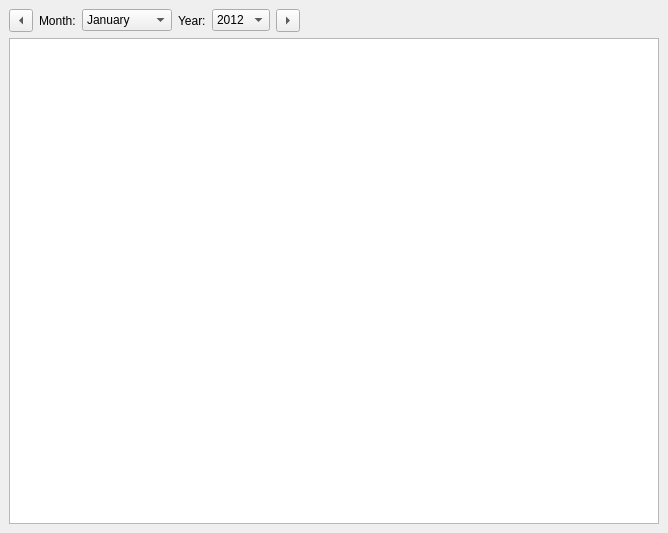
<?xml version="1.0" encoding="UTF-8"?>
<ui version="4.0">
 <class>PaymentsCalendar</class>
 <widget class="QMainWindow" name="PaymentsCalendar">
  <property name="geometry">
   <rect>
    <x>0</x>
    <y>0</y>
    <width>668</width>
    <height>533</height>
   </rect>
  </property>
  <property name="windowTitle">
   <string>Calendar</string>
  </property>
  <property name="windowIcon">
   <iconset resource="../../home/src/res.qrc">
    <normaloff>:/images/order.JPG</normaloff>:/images/order.JPG</iconset>
  </property>
  <widget class="QWidget" name="centralwidget">
   <layout class="QVBoxLayout" name="verticalLayout">
    <item>
     <layout class="QHBoxLayout" name="horizontalLayout">
      <item>
       <widget class="QToolButton" name="cmdPreviousMonth">
        <property name="text">
         <string>...</string>
        </property>
        <property name="arrowType">
         <enum>Qt::LeftArrow</enum>
        </property>
       </widget>
      </item>
      <item>
       <widget class="QLabel" name="label">
        <property name="text">
         <string>Month:</string>
        </property>
       </widget>
      </item>
      <item>
       <widget class="QComboBox" name="cboMonth">
        <item>
         <property name="text">
          <string>January</string>
         </property>
        </item>
        <item>
         <property name="text">
          <string>February</string>
         </property>
        </item>
        <item>
         <property name="text">
          <string>March</string>
         </property>
        </item>
        <item>
         <property name="text">
          <string>April</string>
         </property>
        </item>
        <item>
         <property name="text">
          <string>May</string>
         </property>
        </item>
        <item>
         <property name="text">
          <string>June</string>
         </property>
        </item>
        <item>
         <property name="text">
          <string>July</string>
         </property>
        </item>
        <item>
         <property name="text">
          <string>August</string>
         </property>
        </item>
        <item>
         <property name="text">
          <string>September</string>
         </property>
        </item>
        <item>
         <property name="text">
          <string>October</string>
         </property>
        </item>
        <item>
         <property name="text">
          <string>November</string>
         </property>
        </item>
        <item>
         <property name="text">
          <string>December</string>
         </property>
        </item>
       </widget>
      </item>
      <item>
       <widget class="QLabel" name="label_2">
        <property name="text">
         <string>Year:</string>
        </property>
       </widget>
      </item>
      <item>
       <widget class="QComboBox" name="cboYear">
        <item>
         <property name="text">
          <string>2012</string>
         </property>
        </item>
        <item>
         <property name="text">
          <string>2013</string>
         </property>
        </item>
        <item>
         <property name="text">
          <string>2014</string>
         </property>
        </item>
        <item>
         <property name="text">
          <string>2015</string>
         </property>
        </item>
        <item>
         <property name="text">
          <string>2016</string>
         </property>
        </item>
        <item>
         <property name="text">
          <string>2017</string>
         </property>
        </item>
        <item>
         <property name="text">
          <string>2018</string>
         </property>
        </item>
        <item>
         <property name="text">
          <string>2019</string>
         </property>
        </item>
        <item>
         <property name="text">
          <string>2020</string>
         </property>
        </item>
        <item>
         <property name="text">
          <string>2021</string>
         </property>
        </item>
        <item>
         <property name="text">
          <string>2022</string>
         </property>
        </item>
        <item>
         <property name="text">
          <string>2023</string>
         </property>
        </item>
        <item>
         <property name="text">
          <string>2024</string>
         </property>
        </item>
        <item>
         <property name="text">
          <string>2025</string>
         </property>
        </item>
       </widget>
      </item>
      <item>
       <widget class="QToolButton" name="cmdNextMonth">
        <property name="text">
         <string>...</string>
        </property>
        <property name="arrowType">
         <enum>Qt::RightArrow</enum>
        </property>
       </widget>
      </item>
      <item>
       <spacer name="horizontalSpacer">
        <property name="orientation">
         <enum>Qt::Horizontal</enum>
        </property>
        <property name="sizeHint" stdset="0">
         <size>
          <width>40</width>
          <height>20</height>
         </size>
        </property>
       </spacer>
      </item>
     </layout>
    </item>
    <item>
     <widget class="QTextEdit" name="txtCalendar">
      <property name="readOnly">
       <bool>true</bool>
      </property>
     </widget>
    </item>
   </layout>
  </widget>
 </widget>
 <resources>
  <include location="../../home/src/res.qrc"/>
 </resources>
 <connections/>
</ui>
